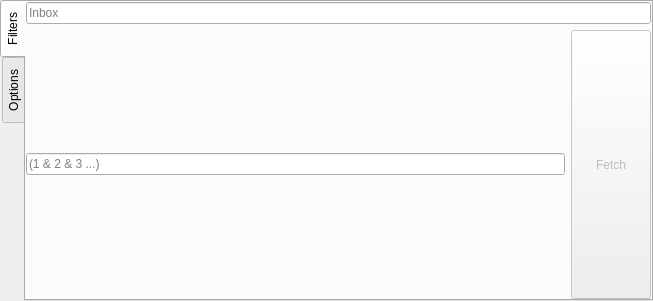
<?xml version="1.0" encoding="UTF-8"?>
<ui version="4.0">
 <class>tabWidget</class>
 <widget class="QTabWidget" name="tabWidget">
  <property name="geometry">
   <rect>
    <x>0</x>
    <y>0</y>
    <width>653</width>
    <height>301</height>
   </rect>
  </property>
  <property name="sizePolicy">
   <sizepolicy hsizetype="Expanding" vsizetype="Expanding">
    <horstretch>0</horstretch>
    <verstretch>0</verstretch>
   </sizepolicy>
  </property>
  <property name="tabPosition">
   <enum>QTabWidget::West</enum>
  </property>
  <property name="tabShape">
   <enum>QTabWidget::Rounded</enum>
  </property>
  <property name="currentIndex">
   <number>0</number>
  </property>
  <property name="elideMode">
   <enum>Qt::ElideRight</enum>
  </property>
  <property name="tabBarAutoHide">
   <bool>true</bool>
  </property>
  <widget class="QWidget" name="tabFilters">
   <property name="sizePolicy">
    <sizepolicy hsizetype="MinimumExpanding" vsizetype="MinimumExpanding">
     <horstretch>0</horstretch>
     <verstretch>0</verstretch>
    </sizepolicy>
   </property>
   <attribute name="title">
    <string>Filters</string>
   </attribute>
   <layout class="QVBoxLayout" name="filterLayout" stretch="1,0,0">
    <property name="leftMargin">
     <number>0</number>
    </property>
    <property name="topMargin">
     <number>0</number>
    </property>
    <property name="rightMargin">
     <number>0</number>
    </property>
    <property name="bottomMargin">
     <number>0</number>
    </property>
    <item>
     <layout class="QVBoxLayout" name="tableLayout">
      <property name="leftMargin">
       <number>0</number>
      </property>
      <property name="topMargin">
       <number>0</number>
      </property>
      <property name="rightMargin">
       <number>0</number>
      </property>
      <property name="bottomMargin">
       <number>0</number>
      </property>
     </layout>
    </item>
    <item>
     <widget class="QLineEdit" name="selectEdit">
      <property name="placeholderText">
       <string>Inbox</string>
      </property>
      <property name="clearButtonEnabled">
       <bool>true</bool>
      </property>
     </widget>
    </item>
    <item>
     <layout class="QHBoxLayout" name="filterLogicLayout" stretch="1,0">
      <item>
       <widget class="QLineEdit" name="logicBox">
        <property name="toolTip">
         <string>Use the labels to construct custom logic ( default is to 'and' all of the filters.)
Valid operators are: '&amp;', '&amp;&amp;', '|', '||', 'and', 'or'. Use 'not' or '!' to negate, and () to group.</string>
        </property>
        <property name="placeholderText">
         <string>(1 &amp; 2 &amp; 3 ...)</string>
        </property>
        <property name="clearButtonEnabled">
         <bool>true</bool>
        </property>
       </widget>
      </item>
      <item>
       <widget class="QPushButton" name="fetchButton">
        <property name="enabled">
         <bool>false</bool>
        </property>
        <property name="sizePolicy">
         <sizepolicy hsizetype="Minimum" vsizetype="Minimum">
          <horstretch>0</horstretch>
          <verstretch>0</verstretch>
         </sizepolicy>
        </property>
        <property name="toolTip">
         <string>Fetch E-Mails based on these critereon</string>
        </property>
        <property name="text">
         <string>Fetch</string>
        </property>
       </widget>
      </item>
     </layout>
    </item>
   </layout>
  </widget>
  <widget class="QWidget" name="tabOptions">
   <property name="sizePolicy">
    <sizepolicy hsizetype="MinimumExpanding" vsizetype="MinimumExpanding">
     <horstretch>0</horstretch>
     <verstretch>0</verstretch>
    </sizepolicy>
   </property>
   <attribute name="title">
    <string>Options</string>
   </attribute>
   <layout class="QGridLayout" name="form">
    <property name="leftMargin">
     <number>6</number>
    </property>
    <property name="topMargin">
     <number>6</number>
    </property>
    <property name="rightMargin">
     <number>6</number>
    </property>
    <property name="bottomMargin">
     <number>6</number>
    </property>
    <item row="7" column="1">
     <widget class="QCheckBox" name="formatCheck">
      <property name="toolTip">
       <string>Setting this to &lt;b&gt;true&lt;/b&gt; will paste emails with all formatting cleared.</string>
      </property>
      <property name="text">
       <string/>
      </property>
     </widget>
    </item>
    <item row="2" column="1">
     <widget class="QCheckBox" name="quoteCheck">
      <property name="toolTip">
       <string>Setting this to &lt;b&gt;true&lt;/b&gt; will attempt to remove redundant quotes in email replies.</string>
      </property>
      <property name="text">
       <string/>
      </property>
     </widget>
    </item>
    <item row="8" column="0">
     <widget class="QLabel" name="label_6">
      <property name="text">
       <string>Message Delimiter</string>
      </property>
     </widget>
    </item>
    <item row="8" column="1">
     <widget class="QLineEdit" name="delimeterEdit">
      <property name="sizePolicy">
       <sizepolicy hsizetype="Minimum" vsizetype="Fixed">
        <horstretch>0</horstretch>
        <verstretch>0</verstretch>
       </sizepolicy>
      </property>
      <property name="toolTip">
       <string>Delimiter to appear between emails. HTML will appear as HTML in the generated document.</string>
      </property>
      <property name="placeholderText">
       <string>No Delimiter</string>
      </property>
      <property name="clearButtonEnabled">
       <bool>true</bool>
      </property>
     </widget>
    </item>
    <item row="6" column="1">
     <widget class="QCheckBox" name="imageCheck">
      <property name="toolTip">
       <string>Setting this to &lt;b&gt;true&lt;/b&gt; will ignore images in emails.</string>
      </property>
      <property name="text">
       <string/>
      </property>
     </widget>
    </item>
    <item row="1" column="1">
     <widget class="QCheckBox" name="headerCheck">
      <property name="toolTip">
       <string>&lt;html&gt;&lt;head/&gt;&lt;body&gt;&lt;p&gt;Setting this to &lt;span style=&quot; font-weight:600;&quot;&gt;true&lt;/span&gt; will attempt to remove email header fields such as:&lt;/p&gt;&lt;p&gt;&lt;span style=&quot; font-weight:600;&quot;&gt;From:&lt;/span&gt; John Doe&lt;/p&gt;&lt;p&gt;&lt;span style=&quot; font-weight:600;&quot;&gt;To:&lt;/span&gt; Jane Doe&lt;/p&gt;&lt;p&gt;&lt;span style=&quot; font-weight:600;&quot;&gt;Subject:&lt;/span&gt; Re: Pizza Dough&lt;/p&gt;&lt;/body&gt;&lt;/html&gt;</string>
      </property>
      <property name="text">
       <string/>
      </property>
     </widget>
    </item>
    <item row="3" column="0">
     <widget class="QLabel" name="label_3">
      <property name="enabled">
       <bool>true</bool>
      </property>
      <property name="font">
       <font>
        <strikeout>false</strikeout>
       </font>
      </property>
      <property name="text">
       <string>Ignore Duplicate Text</string>
      </property>
     </widget>
    </item>
    <item row="0" column="0">
     <widget class="QLabel" name="label">
      <property name="text">
       <string>Honor Context</string>
      </property>
     </widget>
    </item>
    <item row="6" column="0">
     <widget class="QLabel" name="label_4">
      <property name="text">
       <string>Ignore Images</string>
      </property>
     </widget>
    </item>
    <item row="9" column="0">
     <spacer name="verticalSpacer_2">
      <property name="orientation">
       <enum>Qt::Vertical</enum>
      </property>
      <property name="sizeHint" stdset="0">
       <size>
        <width>20</width>
        <height>40</height>
       </size>
      </property>
     </spacer>
    </item>
    <item row="2" column="0">
     <widget class="QLabel" name="label_2">
      <property name="text">
       <string>Ignore Quoted Replies</string>
      </property>
     </widget>
    </item>
    <item row="4" column="0">
     <widget class="QLabel" name="label_7">
      <property name="text">
       <string>Collapse Whitespace</string>
      </property>
     </widget>
    </item>
    <item row="7" column="0">
     <widget class="QLabel" name="label_5">
      <property name="text">
       <string>Ignore Formatting</string>
      </property>
     </widget>
    </item>
    <item row="1" column="0">
     <widget class="QLabel" name="label_1">
      <property name="text">
       <string>Ignore Email Headers</string>
      </property>
     </widget>
    </item>
    <item row="0" column="1">
     <widget class="QCheckBox" name="contextCheck">
      <property name="toolTip">
       <string>Setting this to &lt;b&gt;true&lt;/b&gt; automatically adds 'SINCE' and 'BEFORE' filters when appropriate, according to the context.</string>
      </property>
      <property name="text">
       <string/>
      </property>
      <property name="checked">
       <bool>false</bool>
      </property>
     </widget>
    </item>
    <item row="4" column="1">
     <widget class="QCheckBox" name="spaceCheck">
      <property name="toolTip">
       <string>Setting this to &lt;b&gt;true&lt;/b&gt; will remove consecutive whitespace.</string>
      </property>
      <property name="text">
       <string/>
      </property>
     </widget>
    </item>
    <item row="3" column="1">
     <widget class="QWidget" name="horizontalWidget" native="true">
      <property name="sizePolicy">
       <sizepolicy hsizetype="Preferred" vsizetype="Minimum">
        <horstretch>0</horstretch>
        <verstretch>0</verstretch>
       </sizepolicy>
      </property>
      <layout class="QHBoxLayout" name="horizontalLayout">
       <property name="leftMargin">
        <number>0</number>
       </property>
       <property name="topMargin">
        <number>0</number>
       </property>
       <property name="rightMargin">
        <number>0</number>
       </property>
       <property name="bottomMargin">
        <number>0</number>
       </property>
       <item>
        <widget class="QCheckBox" name="dupCheck">
         <property name="enabled">
          <bool>true</bool>
         </property>
         <property name="toolTip">
          <string>Setting this to &lt;b&gt;true&lt;/b&gt; will attempt to remove duplicate text within and across emails. If you are dealing with auto-generated emails, you had best leave this off.</string>
         </property>
         <property name="text">
          <string/>
         </property>
        </widget>
       </item>
       <item>
        <widget class="QCheckBox" name="firstCheck">
         <property name="focusPolicy">
          <enum>Qt::NoFocus</enum>
         </property>
         <property name="toolTip">
          <string>Setting this to &lt;b&gt;true&lt;/b&gt; will ignore the first passage of duplicate text found. This is similar to ignoring quoted replies.</string>
         </property>
         <property name="text">
          <string>Ignore First</string>
         </property>
        </widget>
       </item>
       <item>
        <widget class="QWidget" name="dupWidget" native="true">
         <property name="enabled">
          <bool>false</bool>
         </property>
         <property name="sizePolicy">
          <sizepolicy hsizetype="Preferred" vsizetype="Minimum">
           <horstretch>0</horstretch>
           <verstretch>0</verstretch>
          </sizepolicy>
         </property>
         <layout class="QVBoxLayout" name="dupLayout">
          <property name="rightMargin">
           <number>6</number>
          </property>
          <item>
           <widget class="QLabel" name="dupLabel">
            <property name="text">
             <string>10 Words</string>
            </property>
            <property name="alignment">
             <set>Qt::AlignCenter</set>
            </property>
           </widget>
          </item>
          <item>
           <widget class="QSlider" name="dupStrength">
            <property name="sizePolicy">
             <sizepolicy hsizetype="MinimumExpanding" vsizetype="Fixed">
              <horstretch>0</horstretch>
              <verstretch>0</verstretch>
             </sizepolicy>
            </property>
            <property name="focusPolicy">
             <enum>Qt::NoFocus</enum>
            </property>
            <property name="toolTip">
             <string>Minimum word count indicating duplicate text.</string>
            </property>
            <property name="minimum">
             <number>2</number>
            </property>
            <property name="maximum">
             <number>100</number>
            </property>
            <property name="sliderPosition">
             <number>10</number>
            </property>
            <property name="orientation">
             <enum>Qt::Horizontal</enum>
            </property>
            <property name="invertedAppearance">
             <bool>false</bool>
            </property>
            <property name="invertedControls">
             <bool>false</bool>
            </property>
            <property name="tickPosition">
             <enum>QSlider::NoTicks</enum>
            </property>
           </widget>
          </item>
         </layout>
        </widget>
       </item>
      </layout>
     </widget>
    </item>
   </layout>
  </widget>
 </widget>
 <resources/>
 <connections/>
</ui>
